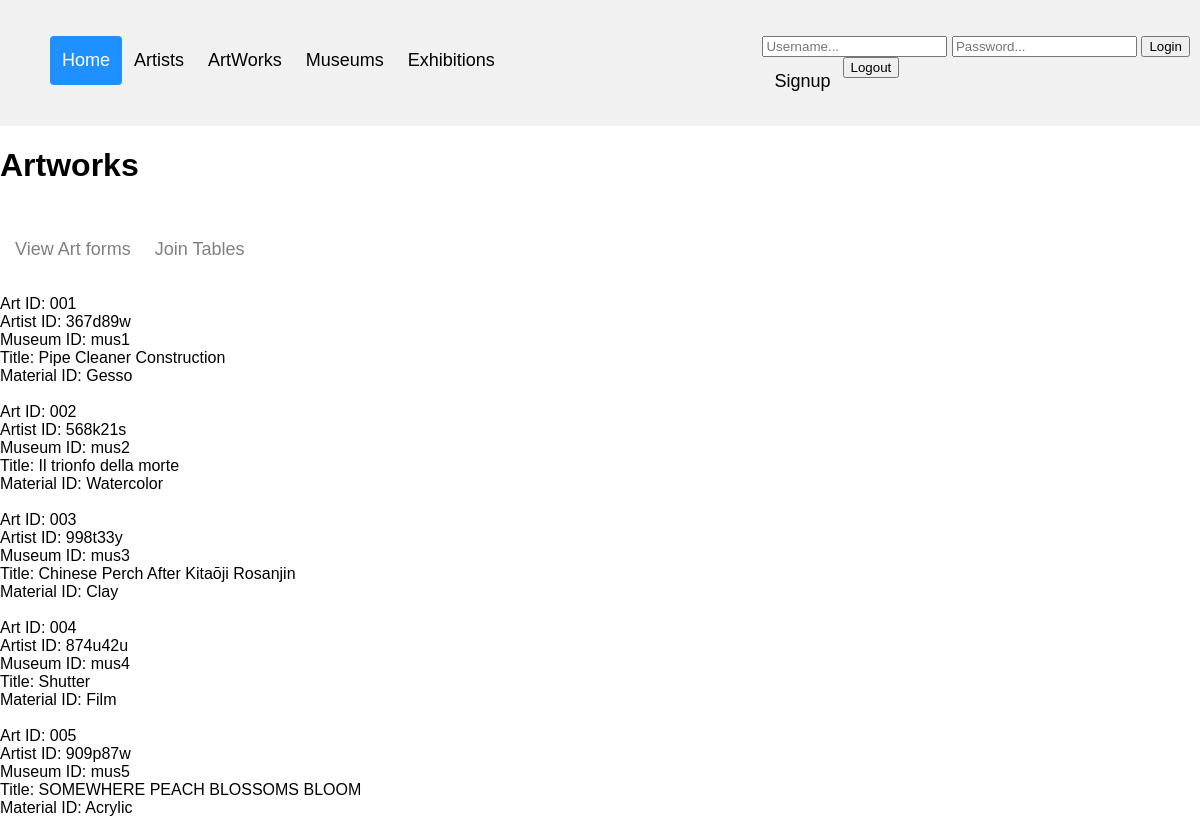
/artworks.php, run on the app's committed database.
### tables this page shows
CREATE TABLE Artwork_Create_IsIn (
	artID CHAR(100),
	artistID CHAR(100),
	mID CHAR(100),
	title CHAR(100),
	material CHAR(30),
	PRIMARY KEY (artID, artistID, mID),
	FOREIGN KEY (artistID) REFERENCES Artist(artistID),
	FOREIGN KEY (mID) REFERENCES Museum(mID));

### artworks.php (the view, shortened to what this page needs)
<?php
    require 'header.php';
?>
<!DOCTYPE html>
<html>
<head>
    <link rel="stylesheet" href="style2.css">
<head>
<body>
    <h1>Artworks</h1>
    <div class="wrapper">
        <p><a class="active" href="artForms.php">View Art forms</a></p>
        <p><a class="active" href="join.php">Join Tables</a></p>
    </div>
	<?php
        $conn = OpenCon();
        $sql = "SELECT * FROM Artwork_Create_IsIn;";
        $result = mysqli_query($conn, $sql);
        $resultCheck = mysqli_num_rows($result);
        echo "<br>";
        if ($resultCheck > 0) {
            while ($row = mysqli_fetch_assoc($result)) {
                echo "Art ID: {$row['artID']} <br>
                    Artist ID: {$row['artistID']} <br>
                    Museum ID: {$row['mID']} <br>
                    Title: {$row['title']} <br>
                    Material ID: {$row['material']} ";
                echo "<br> <br>";
            }
        }
	?>
</body>
</html>

### style.css (style rules this page uses)
body { margin: 0; font-family: Arial, Helvetica, sans-serif; }

### style2.css (style rules this page uses)
body { margin: 0; font-family: Arial, Helvetica, sans-serif; }
.wrapper { overflow: hidden; padding: 3px; }
.wrapper a { float: left; color: gray; padding: 12px; text-decoration: none; font-size: 18px; line-height: 25px; border-radius: 4px; }

### data on the page
artwork_create_isin: artID "001", artistID "367d89w", mID "mus1", title "Pipe Cleaner Construction", material "Gesso"
artwork_create_isin: artID "002", artistID "568k21s", mID "mus2", title "Il trionfo della morte", material "Watercolor"
artwork_create_isin: artID "003", artistID "998t33y", mID "mus3", title "Chinese Perch After Kitaōji Rosanjin", material "Clay"
artwork_create_isin: artID "004", artistID "874u42u", mID "mus4", title "Shutter", material "Film"
artwork_create_isin: artID "005", artistID "909p87w", mID "mus5", title "SOMEWHERE PEACH BLOSSOMS BLOOM", material "Acrylic"
